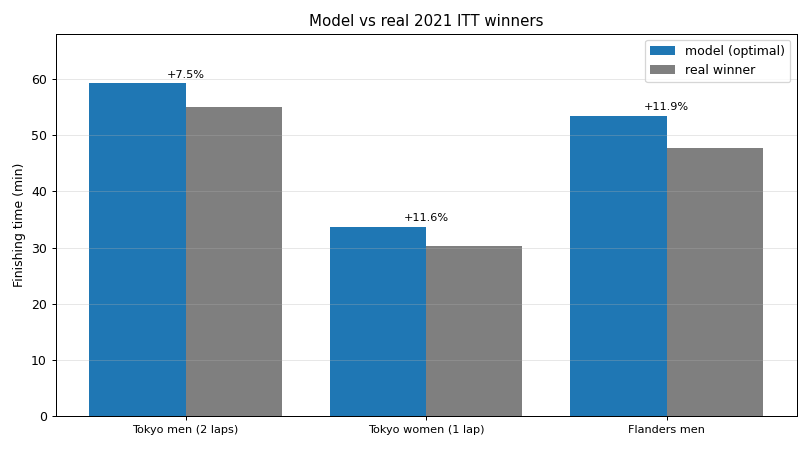

This chart was generated by the following Python code:
"""Validation: the optimised model vs the real 2021 ITT winners.

Runs each rider at the real race configuration (correct course and lap count), optimises
the pacing, and compares the finishing time to the actual winner. The TT specialist is the
right comparison because real ITT winners are specialists/rouleurs.

Comparable races (women's Flanders is omitted - it is a different, shorter 30.3 km course
we do not carry a CSV for):
  - men's Tokyo, 2 laps (44.2 km)   vs Primoz Roglic
  - women's Tokyo, 1 lap (22.1 km)  vs Annemiek van Vleuten
  - men's Flanders, 43.3 km         vs Filippo Ganna

Real times are from data/real_results.csv. Writes results/validation.csv and
results/validation.png. Run from anywhere: python results/validation.py
"""
import json, os, csv
import matplotlib
matplotlib.use("Agg")
import matplotlib.pyplot as plt
from scipy.optimize import minimize

REPO = os.path.dirname(os.path.dirname(os.path.abspath(__file__)))
os.chdir(REPO)

nb = json.load(open(os.path.join("notebooks", "model_v5.ipynb"), encoding="utf-8-sig"))
cells = ["".join(c["source"]) for c in nb["cells"] if c["cell_type"] == "code"]

# real winner times (seconds) from data/real_results.csv - keep the FASTEST (winner) per race
real = {}
for r in csv.DictReader(open(os.path.join("data", "real_results.csv"))):
    key = (r["course"], r["gender"], round(float(r["distance_km"])))
    t = float(r["time_s"])
    if key not in real or t < real[key][1]:  # smallest time = winner
        real[key] = (r["rider"], t)

# (label, rider, course_file, laps, real key)
TARGETS = [
    ("Tokyo men (2 laps)",  "male_tt",   "tokyo_olympic_tt.csv", 2, ("tokyo_2021", "M", 44)),
    ("Tokyo women (1 lap)", "female_tt", "tokyo_olympic_tt.csv", 1, ("tokyo_2021", "F", 22)),
    ("Flanders men",        "male_tt",   "flanders_world_tt.csv", 1, ("flanders_2021", "M", 43)),
]
OPT_STARTS = [[800, 50], [200, 10], [1500, 120], [1000, 80], [400, 30]]  # multi-start optimiser (matches sweep.py)

def build(rider, course_file, laps):
    """Exec the model's setup cells for one rider/course/lap-count; return the namespace."""
    ns = {}
    for i in range(5):  # imports, constants, rider, course, simulate
        s = cells[i]
        if i == 2:
            s = s.replace('rider = "male_tt"', 'rider = "' + rider + '"')
        if i == 3:
            s = s.replace('course_file = "tokyo_olympic_tt.csv"', 'course_file = "' + course_file + '"')
            s = s.replace("laps = 2", "laps = " + str(laps))
        exec(compile(s, "cell" + str(i), "exec"), ns)
    return ns

rows = []
for label, rider, course_file, laps, key in TARGETS:
    ns = build(rider, course_file, laps)
    res = min((minimize(ns["simulate"], x0=s0, method="Nelder-Mead", bounds=[(0, 2000), (0, 150)]) for s0 in OPT_STARTS),
              key=lambda r: r.fun)
    model_min = res.fun / 60
    winner, real_s = real[key]
    real_min = real_s / 60
    err = (model_min - real_min) / real_min * 100
    km = sum(d for _, d, *_ in ns["course"]) / 1000  # total course distance actually simulated
    rows.append((label, rider, winner, round(km, 1), round(model_min, 2), round(real_min, 2), round(err, 1)))

with open(os.path.join("results", "validation.csv"), "w", newline="") as f:
    wr = csv.writer(f)
    wr.writerow(["race", "rider", "real_winner", "distance_km", "model_min", "real_min", "error_pct"])
    wr.writerows(rows)

print("Model vs real 2021 ITT winners:")
print("race".ljust(22) + "model".ljust(9) + "real".ljust(9) + "error")
for label, rider, winner, km, model_min, real_min, err in rows:
    print(label.ljust(22) + (str(model_min) + " min").ljust(9) + (str(real_min) + " min").ljust(9)
          + ("+" if err >= 0 else "") + str(err) + "%  (vs " + winner + ")")

# Grouped bar: model vs real per race, with the error printed above each pair.
fig, ax = plt.subplots(figsize=(9, 5))
x = range(len(rows))
ax.bar([i - 0.2 for i in x], [r[4] for r in rows], width=0.4, label="model (optimal)", color="#1f77b4")
ax.bar([i + 0.2 for i in x], [r[5] for r in rows], width=0.4, label="real winner", color="#7f7f7f")
for i, r in enumerate(rows):
    ax.text(i, max(r[4], r[5]) + 1, ("+" if r[6] >= 0 else "") + str(r[6]) + "%", ha="center", fontsize=9)
ax.set_xticks(list(x))
ax.set_xticklabels([r[0] for r in rows], fontsize=9)
ax.set_ylabel("Finishing time (min)")
ax.set_ylim(0, max(max(r[4], r[5]) for r in rows) * 1.15)
ax.set_title("Model vs real 2021 ITT winners")
ax.grid(axis="y", alpha=0.3)
ax.legend()
fig.tight_layout()
fig.savefig(os.path.join("results", "validation.png"), dpi=90)
print("wrote results/validation.csv and results/validation.png")
